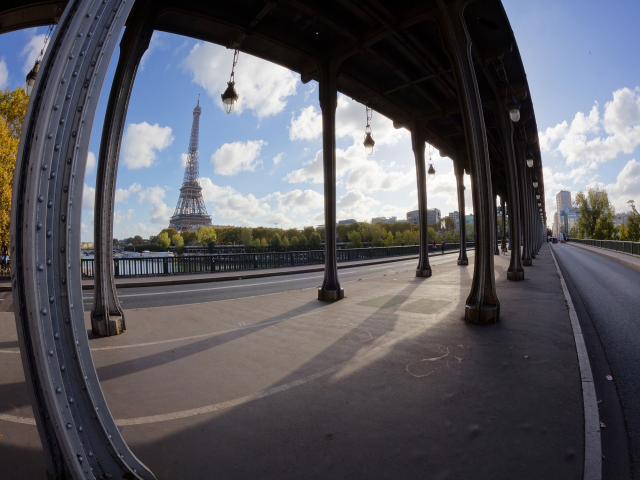
#> input picture sample_gdc/images/image1280x960.jpg, 1280 x 960 px (shown at 1/2 size)
$ python generate_custom_txt.py   (older library calls are emulated)
#> lines starting #> are read from the running program, lines starting #| are printed output that depends on the picture
import os
import cv2
import numpy as np

# Read the input image
img = cv2.imread("../../images/image1280x960.jpg")
#> img is the input picture: shape (960, 1280, 3); mean B, G, R 95.6, 89.2, 89.9

# Define the camera matrix with initial values
cameraMatrix = np.zeros((3,3), dtype=np.float32)
cameraMatrix[0,0] = 640 # focal length in x-direction (fx)
cameraMatrix[0,2] = 960 # principal point in x-direction (cx)
cameraMatrix[1,1] = 480 # focal length in y-direction (fy)
cameraMatrix[1,2] = 540 # principal point in y-direction (cy)
cameraMatrix[2,2] = 1   # set the bottom-right value to 1

# The distortion coefficients are used to model the radial and tangential distortion present in the camera lens.
# The radial distortion is primarily caused by the lens shape and results in a curvature effect in the image.
# - k1 and k2 are the radial distortion coefficients.
#   - k1 represents the primary radial distortion term.
#   - k2 represents the secondary radial distortion term.
#   - These values are typically negative for barrel distortion and positive for pincushion distortion.
# - p1 and p2 are the tangential distortion coefficients.
#   - They account for the slight off-centeredness of the lens components.
#   - These values are usually close to zero unless there are lens misalignments.
# - k3 is an additional radial distortion coefficient, typically kept at zero unless higher-order distortion is present.
#   - Higher-order distortion effects are generally less common and often not needed to be considered.
# These initial values (-0.01, -0.01, 0.0, 0.0, 0.0) are estimated based on the observed distortion characteristics
# of the camera lens and can be further refined through camera calibration techniques using calibration images.
# The calibration process involves capturing images of known calibration patterns (e.g., chessboard) from different
# angles and distances, and then iteratively adjusting the distortion coefficients to minimize the difference between
# the observed and expected positions of calibration points.
distCoeffs = np.array([-0.01, -0.01, 0.0, 0.0, 0.0])  # (k1, k2, p1, p2, k3)

# Get the height and width of the input image
h, w = img.shape[:2]
#> h = 960; w = 1280

# Get the optimal new camera matrix and region of interest (ROI)
newCameraMatrix, roi = cv2.getOptimalNewCameraMatrix(cameraMatrix, distCoeffs, (w,h), 0, (w,h))
#> roi = (0, 0, 1279, 959)

# Initialize the undistortion map
mapx, mapy = cv2.initUndistortRectifyMap(cameraMatrix, distCoeffs, None, newCameraMatrix, (w,h), cv2.CV_32FC1)

# Remap the distorted image to undistorted image
dst = cv2.remap(img, mapx, mapy, cv2.INTER_NEAREST)
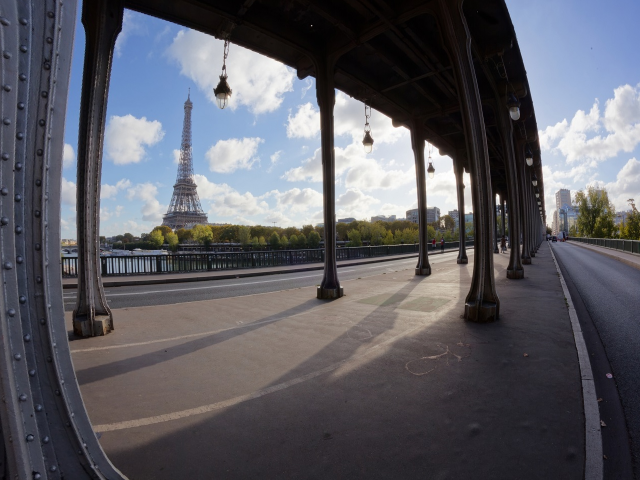
#> dst: shape (960, 1280, 3) (shown at 1/2 size); mean B, G, R 99.2, 91.9, 91.9

# Output custom configuration to a text file
with open('custom_config.txt', 'w') as f:
    f.write(str(1)+"\n") # Write some parameters
    f.write(str(50) + " " + str(50) + "\n") # Write some parameters
    f.write(str(h) + " " + str(w) + "\n") # Write height and width of the image
    f.write(str(h/2 - 1) + " " + str(w/2 - 1) + "\n") # Write the center coordinates
    for i in range(0, h):
        for j in range(0, w):
            if mapy[i,j] < 0:
                mapy[i,j] = 0
            if mapx[i,j] < 0:
                mapx[i,j] = 0
            f.write(str(mapy[i,j]) + ":" + str(mapx[i,j]) + " ") # Write the remapped coordinates
        f.write("\n")
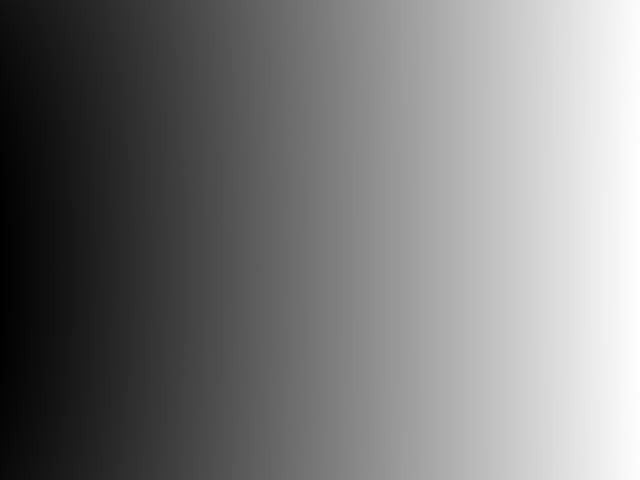
#> mapx: shape (960, 1280) float32 (shown at 1/2 size); min 70.2, max 1279.1, mean 654.8; drawn with min black and max white
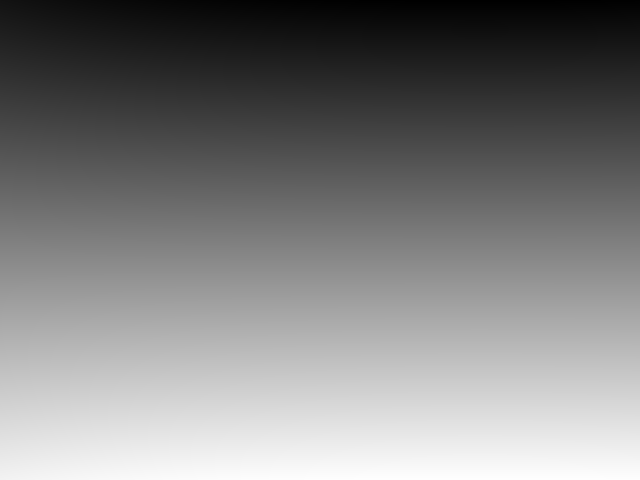
#> mapy: shape (960, 1280) float32 (shown at 1/2 size); min 15.48, max 959, mean 485.1; drawn with min black and max white

print("Done")

# Display the original image if a graphical environment is available
if os.environ.get('DISPLAY'):
    # Concatenate the two images horizontally into one large image
    combined_img = np.hstack((img, dst))

    # Create a window and set size limits
    cv2.namedWindow("Comparison", cv2.WINDOW_NORMAL)
    cv2.resizeWindow("Comparison", 960, 320)

    # Display the combined image
    cv2.imshow("Comparison", combined_img)
    cv2.waitKey(0)
    cv2.destroyAllWindows()
